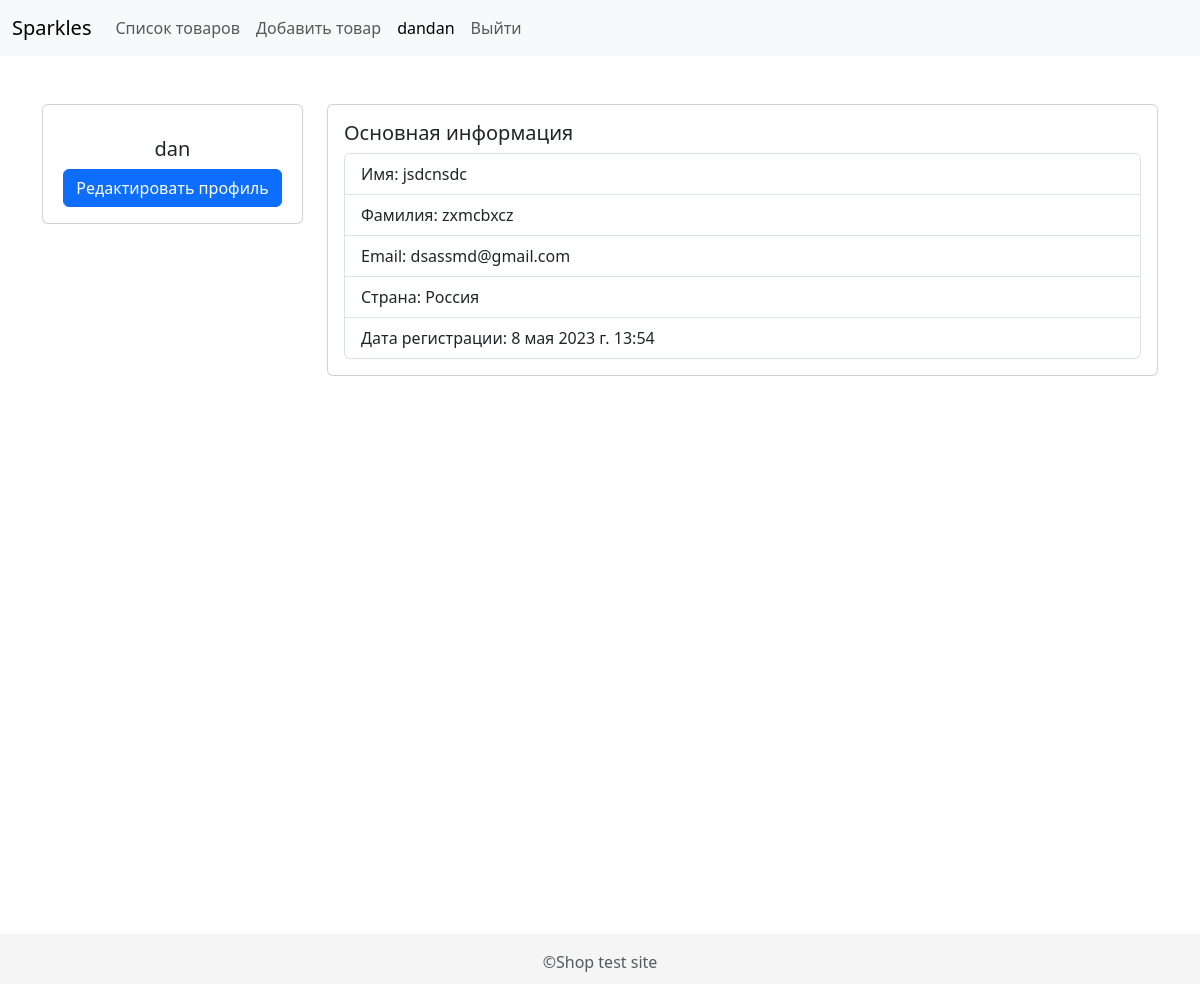
/users/profile/dan/ (signed in), run on the app's committed database.
### users/models.py (models this page shows, shortened)
class User(AbstractUser):
    country = models.CharField(blank=True, max_length=100, verbose_name='Страна',  choices=COUNTRY_CHOICES)
    class Meta:
        verbose_name = 'Пользователь'
        verbose_name_plural = 'Пользователи'
    def __str__(self):
        return self.username

### users/views.py (the view)
# urls.py: path('profile/<slug:username>/', ProfileView.as_view(), name='profile'),
class ProfileView(DetailView):
    model = User
    template_name = 'users/profile.html'
    context_object_name = 'user'
    slug_field = 'username'
    slug_url_kwarg = 'username'

### users/templates/users/profile.html (shortened to what this page needs)
{% extends 'base.html' %}
{% block content %}
    <div class="row">
      <div class="col-md-3">
        <div class="card mb-3">
          <div class="card-body text-center">
            <h5 class="card-title mt-3">{{ user.username }}</h5>
            <div class="mt-2">
              <a href="{% url 'users:update' user.username %}" class="btn btn-primary btn-block">Редактировать профиль</a>
            </div>
          </div>
        </div>
      </div>
      <div class="col-md-9">
        <div class="card mb-3">
          <div class="card-body">
            <h5 class="card-title">Основная информация</h5>
            <ul class="list-group">
              <li class="list-group-item">Имя: {{ user.first_name }}</li>
              <li class="list-group-item">Фамилия: {{ user.last_name }}</li>
              <li class="list-group-item">Email: {{ user.email }}</li>
              <li class="list-group-item">Страна: {{ user.country }}</li>
              <li class="list-group-item">Дата регистрации: {{ user.date_joined }}</li>
            </ul>
          </div>
        </div>
      </div>
    </div>
{% endblock %}

### users/templates/nav.html
<nav class="navbar navbar-expand-lg bg-body-tertiary">
  <div class="container-fluid">
    <a class="navbar-brand" href="#">
        Sparkles
    </a>
    <div class="collapse navbar-collapse" id="navbarSupportedContent">
      <ul class="navbar-nav me-auto mb-2 mb-lg-0">
        {% for link in nav_links %}
        <li class="nav-item">
          <a class="nav-link {% if link.is_active %}active {% endif %}" href="{% if link.url == 'users:profile' %} {% url link.url request.user.username %} {% else %} {% url link.url %} {% endif %}">
              {{ link.label }}
          </a>
        </li>
        {% endfor %}
      </ul>
    </div>
  </div>
</nav>

### users/static/users/css/style.css (style rules this page uses)
html, body { height: 100%; }

### data on the page
User: label "dandan"
User: username "dan", first_name "jsdcnsdc", last_name "zxmcbxcz", email "dsassmd@gmail.com", country "Россия", date_joined "8 мая 2023 г. 13:54"

### other printed values
{{ link.label }} "Список товаров" "Добавить товар" "Выйти"
